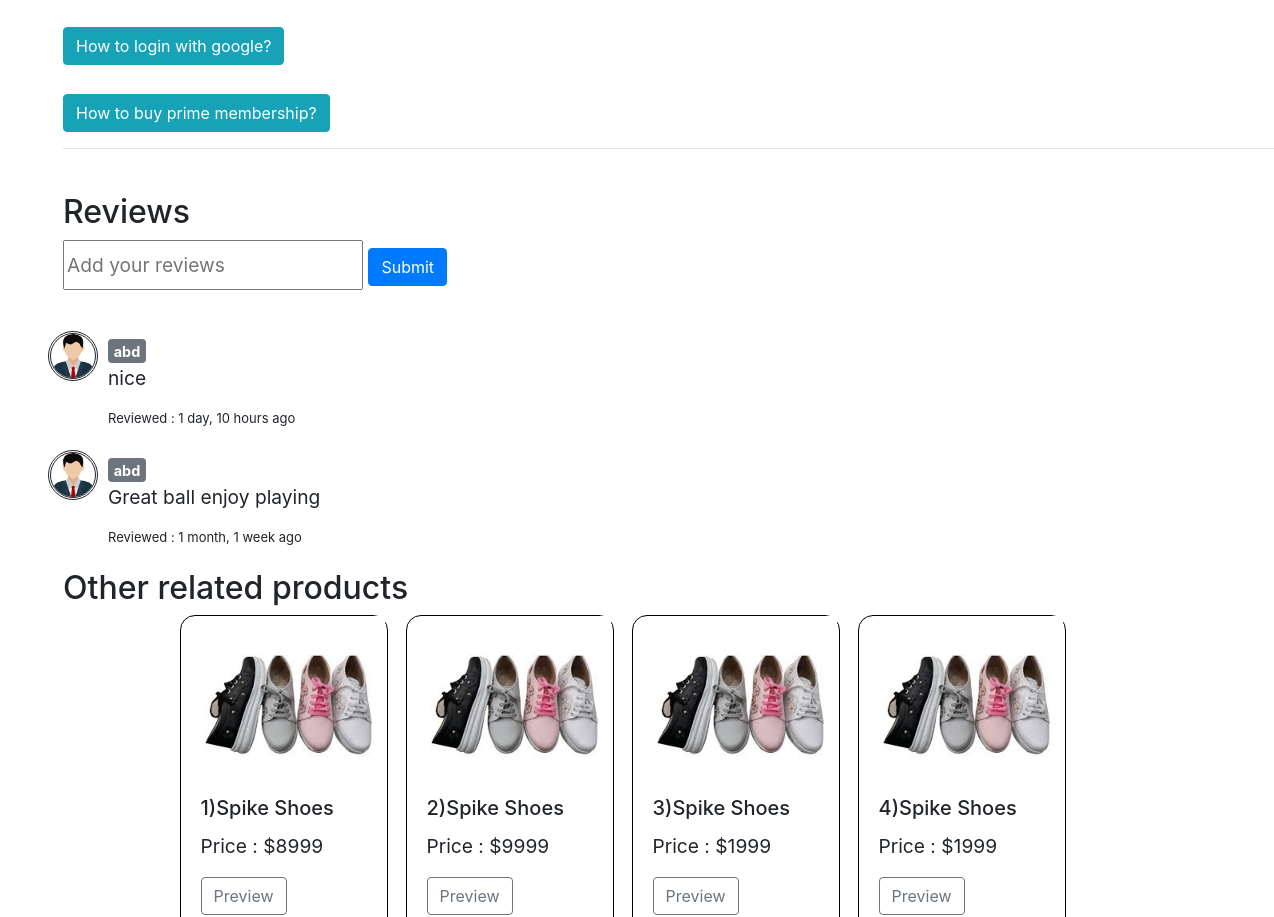
The page /productDetail/1 (middle part) on the database as committed earlier.
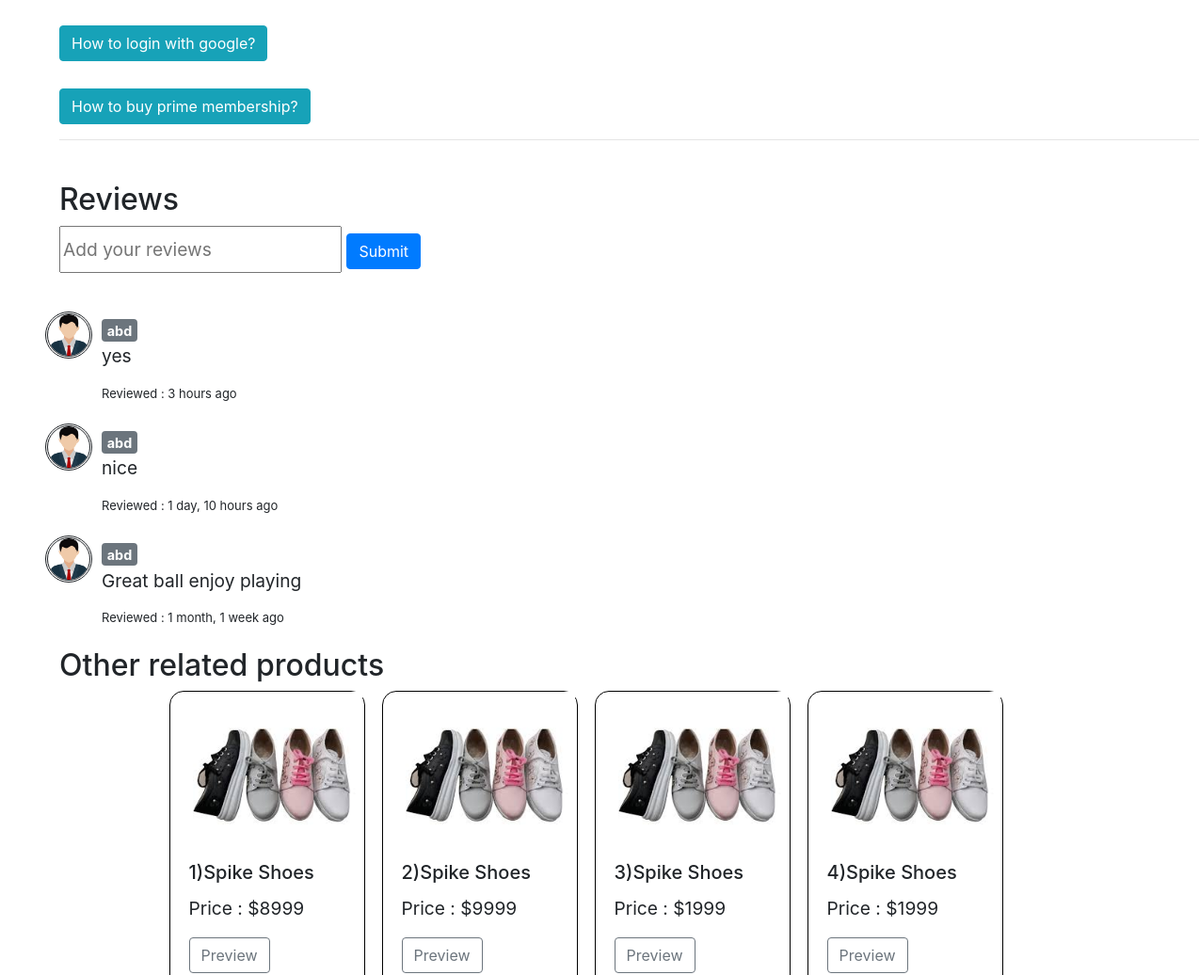
The same page on the database as committed later.
### shop/models.py (models this page shows, shortened)
class Product_Review(models.Model):
        review_user_id = models.ForeignKey(User,on_delete=models.CASCADE, default="0")
        review_product_id = models.ForeignKey(Product_Detail,on_delete=models.CASCADE, default='1')
        srNo = models.AutoField(primary_key=True)
        message = models.CharField(max_length=300, default='-')
        reviewTime = models.DateTimeField(auto_now_add=True)

### shop/views.py (the view, shortened to what this page needs)
# urls.py: path("productDetail/<int:product_id>",views.productPreview,name="ProductDetail"),
def productPreview(request,product_id):
    products = Product_Detail.objects.filter(product_id=product_id)[0]
    reviews = Product_Review.objects.filter(review_product_id=product_id)
    context = {'current_product_id' : product_id, 'review' : reviews, 'products' : products}
    return render(request,'productPreview.html' , context=context)

### shop/templates/productPreview.html (shortened to what the changed rows need)
{% extends 'base.html' %} {% load static %}
    {% block head %}
    <link rel="stylesheet" href="{% static 'css/productPreview.css' %}">
    <title> {% block title %} Product Preview {% endblock %}</title> {% endblock %}
{% block body %}
<div class="container-fluid m-5">
    <br>
    <br><br>
    <br>
    <br>
    <br>
    <h2>Reviews</h2>
    <br>
    <div class="reviewbox">
        {% load static %}
        {% load humanize %}
        {% for i in review reversed %}
        <div class="row">
            <div>
                <p>
                    <img class="userimg" src="{% static 'images/myuser.png' %}" style="height: 50px;"></p>
            </div>
            <div class="reviewboxcontent col-md-3">
                <div>
                    <p class="badge badge-secondary" style="display: inline;">{{i.review_user_id}}</p>
                </div>
                <p>{{i.message}}</p>
                <p style="font-size: 13px; color:'grey'">Reviewed : {{i.reviewTime|naturaltime}}</h6>
            </div>
        </div>
        {% endfor %}
    </div>
    <h2>Other related products</h2>
</div>
{% endblock %}

Rows that differ between the two databases and show on the page:
added Product_Review: review_user_id "abd", message "yes", reviewTime "3 hours ago"
